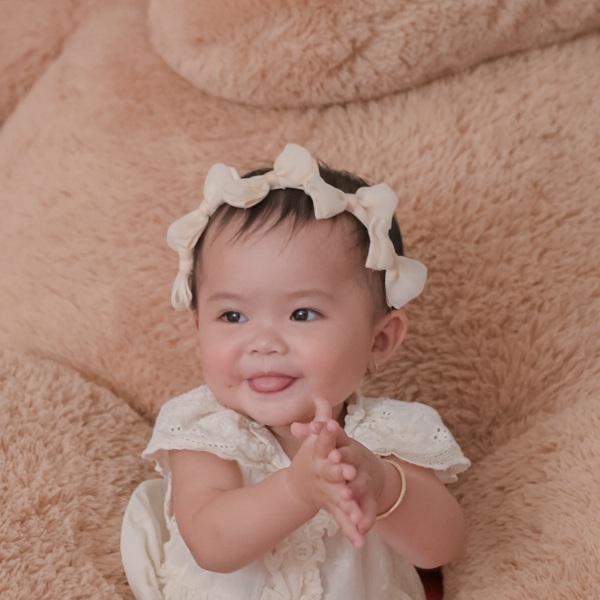
#> input picture scripts/face-source.jpg, 1200 x 1200 px (shown at 1/2 size)
$ python prepare-images.py face-source.jpg face-source.jpg
#> lines starting #> are read from the running program, lines starting #| are printed output that depends on the picture
"""Tạo thumbnail webp + ảnh cận mặt + ảnh OG từ ảnh trong public/photos.
Chạy:  python3 scripts/prepare-images.py <thư mục public> <ảnh nguồn cắt mặt>"""
import sys, os, glob, json
from PIL import Image, ImageDraw, ImageFilter

pub, face_src = sys.argv[1], sys.argv[2]
photos = sorted(glob.glob(os.path.join(pub, 'photos', 'joy_*.jpg')))
meta = []
for f in photos:
    im = Image.open(f).convert('RGB')
    name = os.path.splitext(os.path.basename(f))[0]
    t = im.copy(); t.thumbnail((900, 1260), Image.LANCZOS)
    t.save(os.path.join(pub, 'photos', 'thumbs', name + '.webp'), 'WEBP', quality=80, method=6)
    # màu chủ đạo để làm placeholder
    r, g, b = im.resize((1, 1), Image.BOX).getpixel((0, 0))
    meta.append({'id': name, 'w': im.width, 'h': im.height, 'color': '#%02x%02x%02x' % (r, g, b)})
print(json.dumps(meta))

face = Image.open(face_src).convert('RGB').crop((190, 190, 1010, 1010))
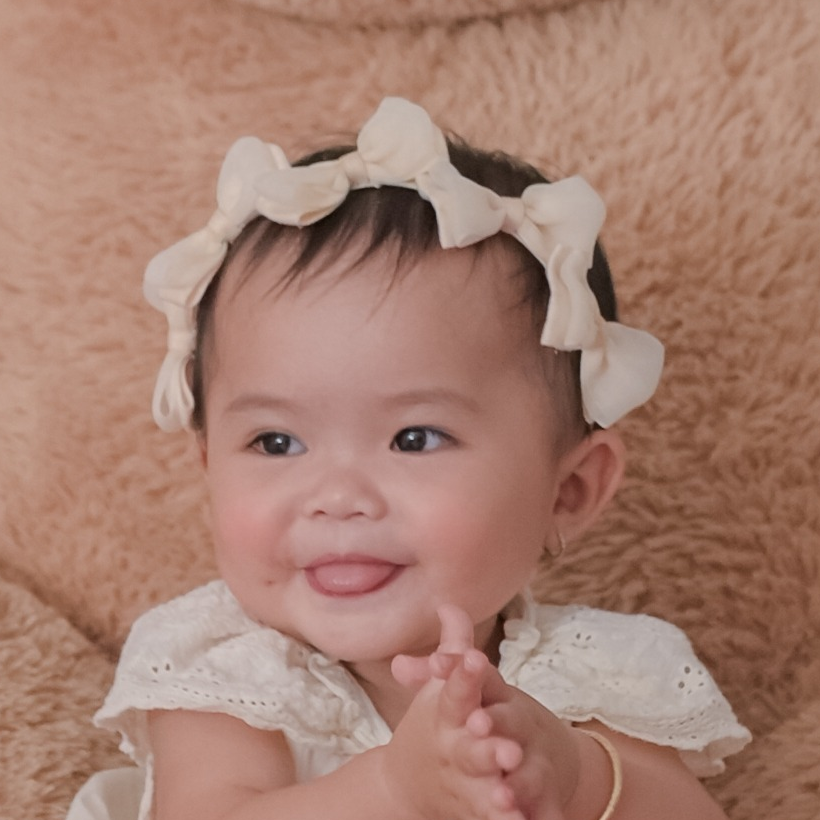
#> face: PIL image 820x820 RGB; mean R, G, B 166, 127.2, 112.4
face.resize((720, 720), Image.LANCZOS).save(os.path.join(pub, 'mochee-face.webp'), 'WEBP', quality=86, method=6)
face.resize((720, 720), Image.LANCZOS).save(os.path.join(pub, 'mochee-face.jpg'), 'JPEG', quality=86, optimize=True)
